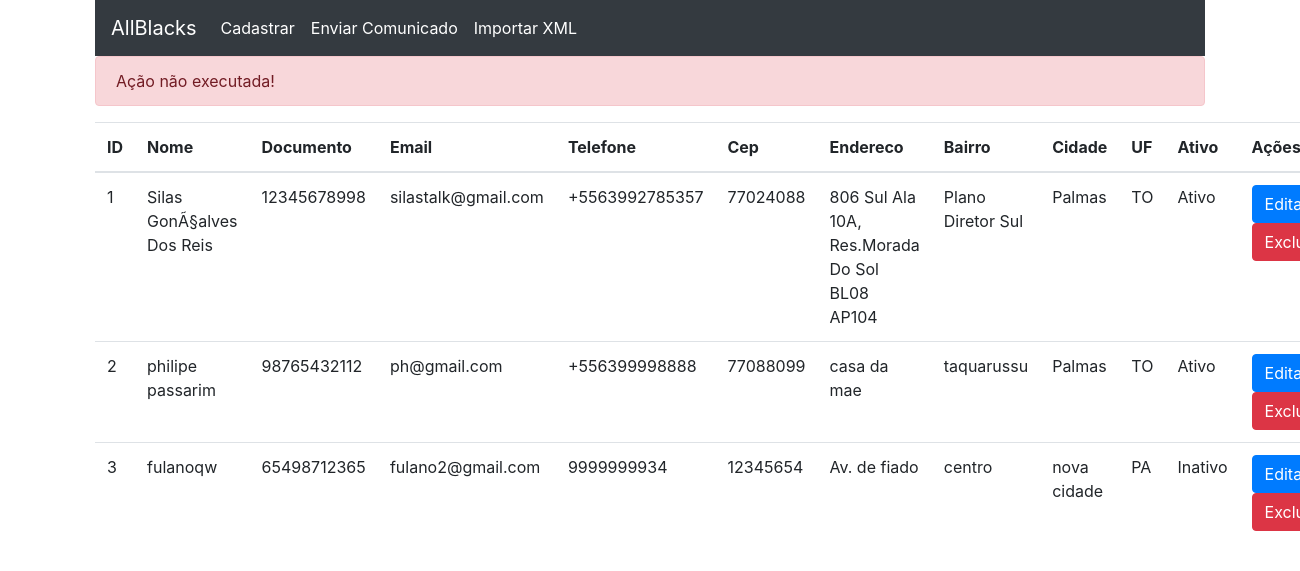
The page /index.php?status=error on the database its author committed.
### tables this page shows
CREATE TABLE IF NOT EXISTS `torcedores` (
  `id` int(11) NOT NULL AUTO_INCREMENT,
  `nome` varchar(100) NOT NULL,
  `documento` varchar(11) NOT NULL,
  `email` varchar(50) DEFAULT NULL,
  `telefone` varchar(15) DEFAULT NULL,
  `cep` varchar(9) NOT NULL,
  `endereco` varchar(100) NOT NULL,
  `bairro` varchar(50) NOT NULL,
  `cidade` varchar(50) NOT NULL,
  `uf` varchar(2) NOT NULL,
  `ativo` enum('1','') DEFAULT NULL,
  PRIMARY KEY (`id`)
);

### index.php (called while the page is built, shortened)
<?php
$torcedores = Torcedor::getTorcedores();
include __DIR__.'/includes/header.php';
include __DIR__.'/includes/list.php';
include __DIR__.'/includes/footer.php';

### app/Db/Database.php (called while the page is built, shortened)
<?php
class Database{
    private $table;
    private $connection;
    public function __construct($table = null)
    {
        $this->table = $table;
    }
    private function setConnection(){
        try{
            $this->connection = new PDO('mysql:host='.self::HOST.';dbname='.self::DBNAME,self::USER,self::PASSWORD);
            $this->connection->setAttribute(PDO::ATTR_ERRMODE, PDO::ERRMODE_EXCEPTION);
        }catch(PDOException $e){
            die('ERROR: '.$e->getMessage());
        }
    }
    public function execute($query, $params = []){
        try{
            $statement = $this->connection->prepare($query);
            $statement->execute($params);
            return $statement;
        }catch(PDOException $e){
            die('ERROR: '.$e->getMessage());
        }
    }
    public function select($where = null, $order = null, $limit = null, $fields = '*'){
        $where = strlen($where) ? 'WHERE '.$where : '';
        $order = strlen($order) ? 'ORDER BY '.$order : '';
        $limit = strlen($limit) ? 'LIMIT '.$limit : '';
        $query = 'SELECT '.$fields.' FROM '.$this->table.' '.$where.' '.$order.' '.$limit;
        return $this->execute($query);
    }
}

### app/Entity/Torcedor.php (called while the page is built, shortened)
<?php
class Torcedor{
    public static function getTorcedores($where = null, $order = null, $limit = null){
        return (new Database('torcedores'))->select($where, $order, $limit)
                                            ->fetchAll(PDO::FETCH_CLASS, self::class);
    }
}

### includes/list.php (the view, shortened to what this page needs)
<?php
$messagem = '';
if (isset($_GET['status'])) {
    switch ($_GET['status']) {
        case 'error':
            $messagem = '<div class="alert alert-danger">Ação não executada!</div>';
            break;
    }
}
$resultados = '';
foreach($torcedores as $torcedor){
    $resultados .= '<tr>
                        <td>'.$torcedor->id.'</td>
                        <td>'.$torcedor->nome.'</td>
                        <td>'.$torcedor->documento.'</td>
                        <td>'.$torcedor->email.'</td>
                        <td>'.$torcedor->telefone.'</td>
                        <td>'.$torcedor->cep.'</td>
                        <td>'.$torcedor->endereco.'</td>
                        <td>'.$torcedor->bairro.'</td>
                        <td>'.$torcedor->cidade.'</td>
                        <td>'.$torcedor->uf.'</td>
                        <td>'.($torcedor->ativo == 1 ? 'Ativo' : 'Inativo').'</td>
                        <td>
                            <a href="editar.php?id='.$torcedor->id.'">
                                <button type="button" class="btn btn-primary">Editar</button>
                            </a>
                            <a href="excluir.php?id='.$torcedor->id.'">
                                <button type="button" class="btn btn-danger">Excluir</button>
                            </a>
                        </td>
                    </tr>';
}
?>
<main>
<?=$messagem ?>
    <section>
        <table class="table mt-2">
            <thead>
                <tr>
                    <th>ID</th>
                    <th>Nome</th>
                    <th>Documento</th>
                    <th>Email</th>
                    <th>Telefone</th>
                    <th>Cep</th>
                    <th>Endereco</th>
                    <th>Bairro</th>
                    <th>Cidade</th>
                    <th>UF</th>
                    <th>Ativo</th>
                    <th>Ações</th>
                </tr>
            </thead>
            <tbody>
                <?=$resultados?>
            </tbody>
    </section>
</main>

### rows shown on the page
torcedores: id "1", nome "Silas GonÃ§alves Dos Reis", documento "12345678998", email "silastalk@gmail.com", telefone "+5563992785357", cep "77024088", endereco "806 Sul Ala 10A, Res.Morada Do Sol BL08 AP104", bairro "Plano Diretor Sul", cidade "Palmas", uf "TO", ativo "Ativo"
torcedores: id "2", nome "philipe passarim", documento "98765432112", email "ph@gmail.com", telefone "+556399998888", cep "77088099", endereco "casa da mae", bairro "taquarussu", cidade "Palmas", uf "TO", ativo "Ativo"
torcedores: id "3", nome "fulanoqw", documento "65498712365", email "fulano2@gmail.com", telefone "9999999934", cep "12345654", endereco "Av. de fiado", bairro "centro", cidade "nova cidade", uf "PA", ativo "Inativo"
